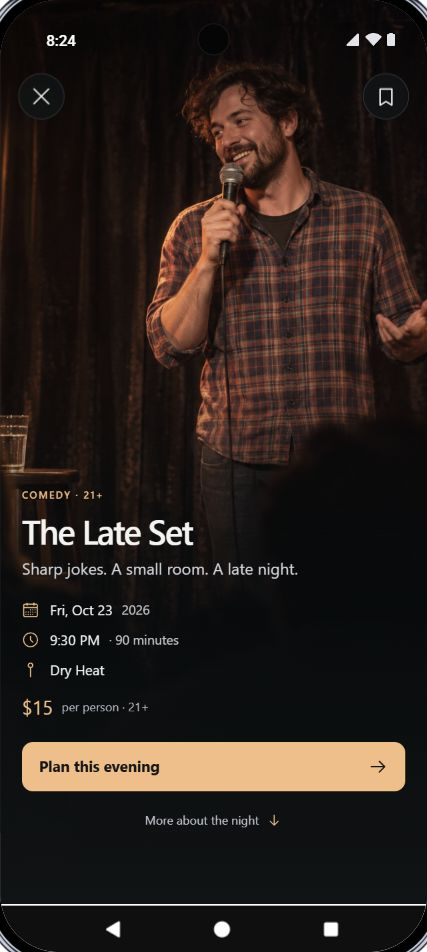
#> input picture burque-pocket/qa/android-detail.png, 427 x 952 px, given in place of 03-pocket-texture-refined.png, which was not available
$ python compare.py
#> lines starting #> are read from the running program, lines starting #| are printed output that depends on the picture; pictures that were not available may be replaced by others from this repository, and a replacement may not be noted
from PIL import Image, ImageOps, ImageDraw
from pathlib import Path
root=Path(r'C:/Users/andre/Documents/ChatGPT/Burque Events Designs')
source=Image.open(root/'research/concepts/pocket-nights/03-pocket-texture-refined.png').convert('RGB')
#> source is the input picture: PIL image 427x952 RGB; mean R, G, B 41.6, 32.5, 28
print('source',source.size)
#| source (427, 952)
# Generated board contains two app states without OS chrome. Preserve aspect ratio.
w,h=source.size
#> w = 427; h = 952
panels=[source.crop((0,0,w//2-8,h)),source.crop((w//2+8,0,w,h))]
board=Image.new('RGB',(393*4+60,900),'#edf0f2')
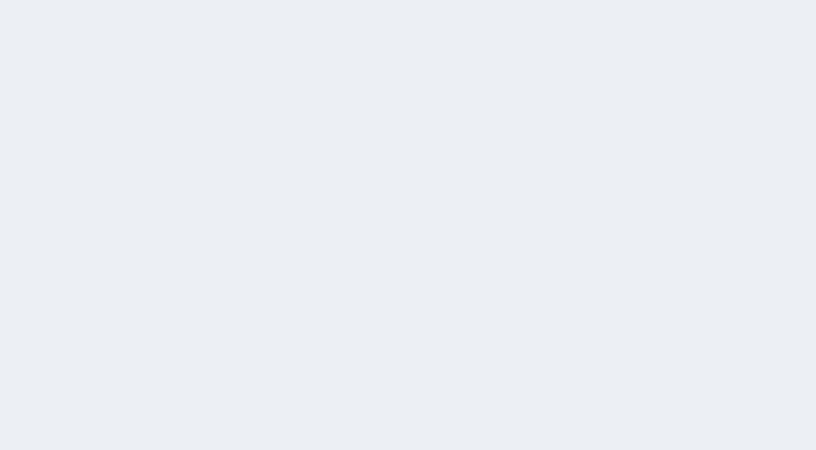
#> board: PIL image 1632x900 RGB (shown at 1/2 size); mean R, G, B 237, 240, 242
draw=ImageDraw.Draw(board)
for i,(panel,name) in enumerate(zip(panels,['list','detail'])):
    scaled=ImageOps.contain(panel,(393,798))
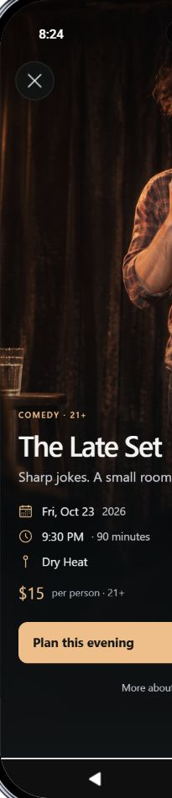
#> scaled: PIL image 172x798 RGB; mean R, G, B 38.8, 31.1, 26.5
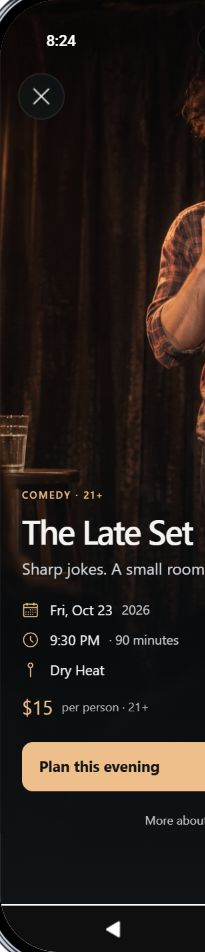
#> panel: PIL image 205x952 RGB; mean R, G, B 38.8, 31.1, 26.5
    x=i*806
#> x = 0
    draw.text((x+12,8),'Reference (native width; OS chrome excluded)',fill='black')
    board.paste(scaled,(x,45))
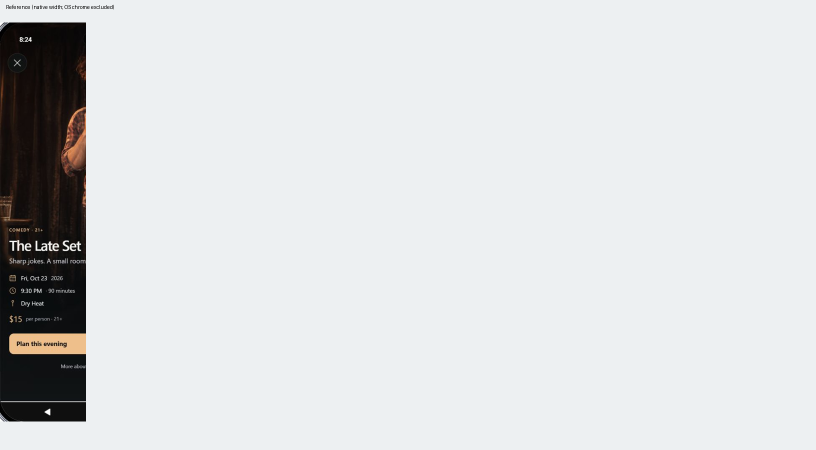
#> board: PIL image 1632x900 RGB (shown at 1/2 size); mean R, G, B 218.4, 220.4, 221.8
    shot=Image.open(root/f'burque-pocket/qa/{name}.png').convert('RGB')
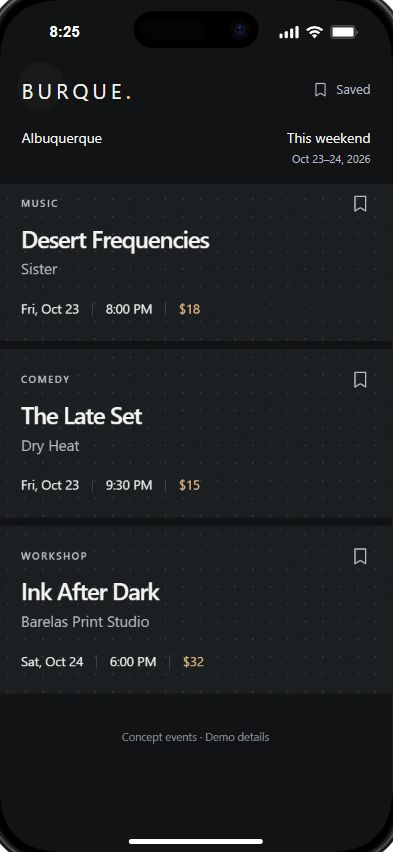
#> input picture burque-pocket/qa/list.png, 393 x 852 px, found by its file name
#> shot is the input picture: PIL image 393x852 RGB; mean R, G, B 28.7, 31.5, 33.9
    print(name,shot.size)
#| list (393, 852)
    draw.text((x+415,8),'Browser implementation: 393 x 852',fill='black')
    board.paste(shot,(x+403,35))
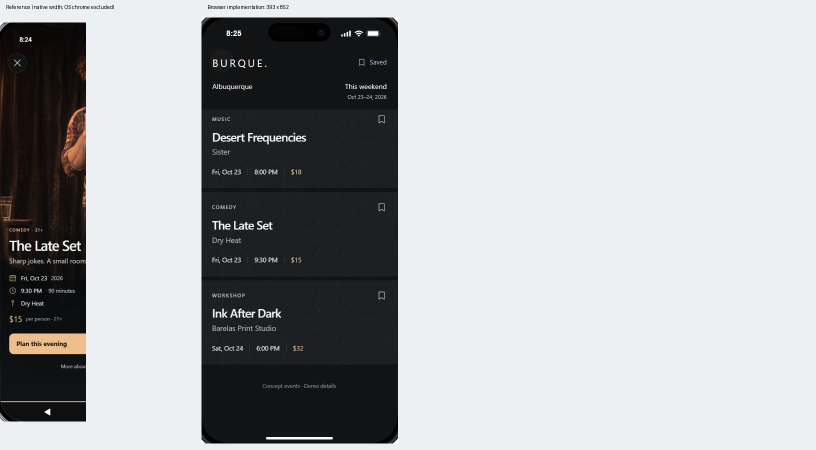
#> board: PIL image 1632x900 RGB (shown at 1/2 size); mean R, G, B 170.9, 172.8, 174.3
#> pass 2 of the loop `for i,(panel,name) in enumerate(zip(panels,['list','detail'])):`:
#> `scaled=ImageOps.contain(panel,(393,798))`:
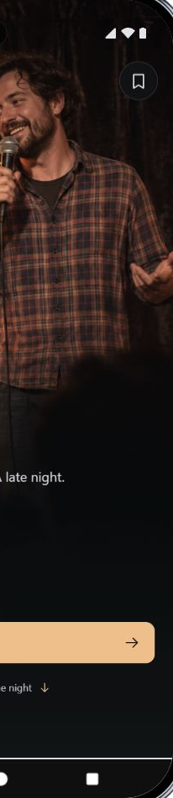
#> scaled: PIL image 173x798 RGB; mean R, G, B 43.1, 33.1, 28.8
#> panel: PIL image 206x952 RGB
#> x = 806
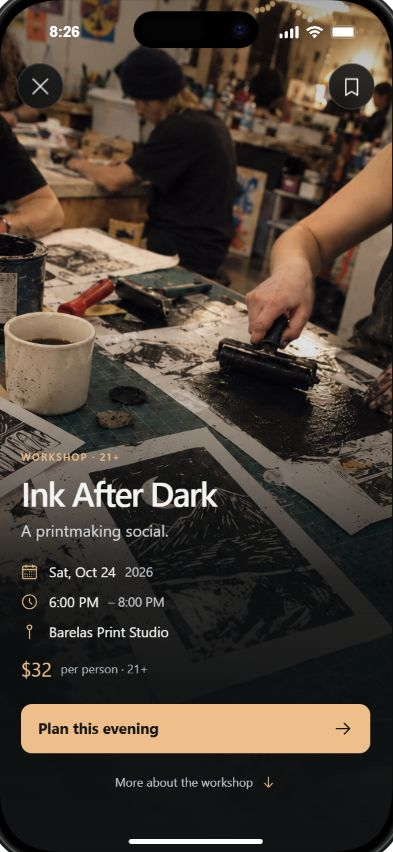
#> input picture burque-pocket/qa/detail.png, 393 x 852 px, found by its file name
#> shot is the input picture: PIL image 393x852 RGB; mean R, G, B 73.4, 62.9, 53.2
#| detail (393, 852)
#> `board.paste(shot,(x+403,35))`:
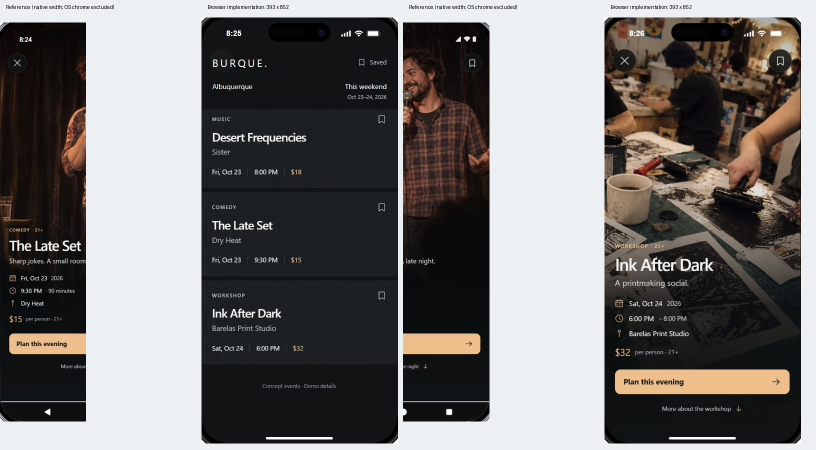
#> board: PIL image 1632x900 RGB (shown at 1/2 size); mean R, G, B 115.2, 112.8, 111.1
board.save(root/'burque-pocket/qa/comparison.png')
